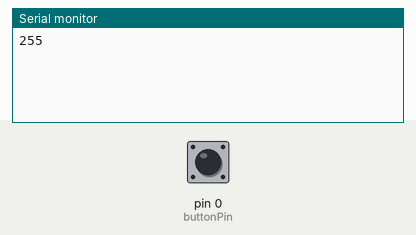
This sketch was run on a simulated Arduino Uno, built for the host (arithmetic inside an expression is 32-bit, double 64-bit). Shown: the last lines printed to the serial monitor. The test bench sets the inputs (shaded band); at power-on: pin 0 (buttonPin) HIGH. EEPROM starts erased.

Above: at 1.2 s.
1.3 s: pin 0 (buttonPin) pulled LOW for 0.15 s
At 2.1 s:
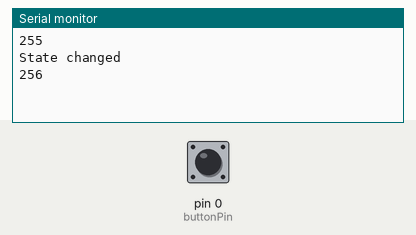
2.9 s: pin 0 (buttonPin) pulled LOW for 1 s
At 3.3 s:
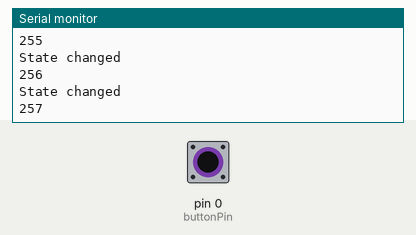
5.4 s: pin 0 (buttonPin) pulled LOW for 0.15 s
At 6.5 s:
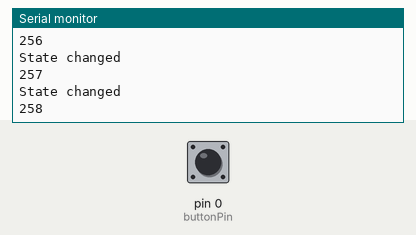
Timing chart, 0 to 8.4 s (numbered marks = the images above; inputs shaded):
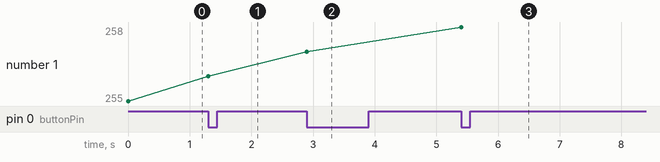

Measured:
- after the input at 1.3 s, the serial monitor: prints a new line at once (image 1)
- after the input at 2.9 s, the serial monitor: prints a new line at once (image 2)
- after the input at 5.4 s, the serial monitor: prints a new line at once (image 3)
- plotted number 1: 255 → 256 after the input at 1.3 s, 256 → 257 after the input at 2.9 s, 257 → 258 after the input at 5.4 s

The sketch:

test_eeprom.ino
```cpp
#include <EEPROM.h>

#define FLASH_MEMORY_SIZE 1

const int ledPin = 2;
const int buttonPin = 0;

int ledState = 6000;
uint8_t pinForward = 0, forward = 0;
const int debounceDelay = 20;
uint32_t timeDebounceForward = 0;
void setup() {
  Serial.begin(115200);
  EEPROM.begin(FLASH_MEMORY_SIZE);
  pinMode(buttonPin, INPUT);
  ledState = EEPROM.read(0);
  Serial.println(ledState);
  digitalWrite(ledPin, ledState);
  timeDebounceForward = millis();
}

void loop() {
  pinForward = digitalRead(0);
  if(!pinForward && !forward)
  {
    if(millis() - timeDebounceForward >= 50)
    {
      forward = 1;
      ledState++;
      timeDebounceForward = millis();
      Serial.println("State changed");
      EEPROM.write(0, ledState);
      if(ledState % 10 == 0)
      {
        EEPROM.commit();
      }
      Serial.println(ledState);
    }
  }
  if(!pinForward)
  {
     forward = 0;
     timeDebounceForward = millis();
  }
}
```
